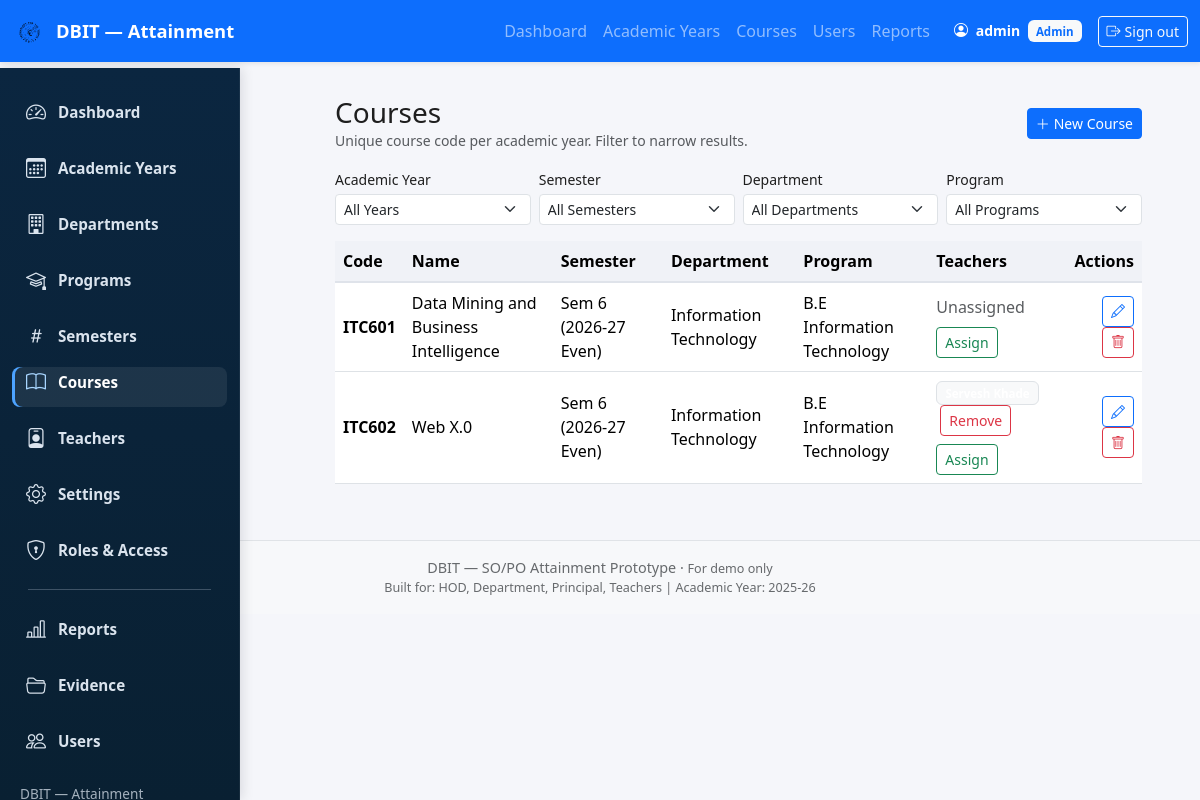
Screenshot of /admin-panel/courses/ (signed in) with the database file from the repository.
### attainment/models.py (models this page shows, shortened)
class UserProfile(models.Model):
    user = models.OneToOneField(User, on_delete=models.CASCADE, related_name="profile")
    role = models.CharField(max_length=10, choices=Role.choices, default=Role.TEACHER)
    department = models.ForeignKey(
        "Department", on_delete=models.SET_NULL,
        null=True, blank=True, related_name="user_profiles"
    )
    deleted_at = models.DateTimeField(null=True, blank=True)

class Course(models.Model):
    code = models.CharField(max_length=20)
    name = models.CharField(max_length=200)
    department = models.ForeignKey(
        Department, on_delete=models.CASCADE, related_name="courses"
    )
    academic_year = models.ForeignKey(
        AcademicYear, on_delete=models.CASCADE, null=True, blank=True
    )
    semester = models.ForeignKey(
        Semester, on_delete=models.CASCADE,
        null=True, blank=True, related_name="courses"
    )
    program = models.ForeignKey(
        Program, on_delete=models.CASCADE,
        null=True, blank=True, related_name="courses"
    )

class Semester(models.Model):
    number = models.IntegerField()
    type = models.CharField(max_length=4, choices=SemesterType.choices)
    academic_year = models.ForeignKey(
        AcademicYear, on_delete=models.CASCADE, related_name="semesters"
    )
    is_locked = models.BooleanField(default=False)

class AcademicYear(models.Model):
    name = models.CharField(max_length=20, unique=True)
    is_active = models.BooleanField(default=False)

class Department(models.Model):
    name = models.CharField(max_length=100, unique=True)
    is_first_year = models.BooleanField(default=False)

class Program(models.Model):
    name = models.CharField(max_length=200)
    department = models.ForeignKey(
        Department, on_delete=models.CASCADE, related_name="programs"
    )

class TeacherCourseAssignment(models.Model):
    teacher = models.ForeignKey(
        User, on_delete=models.CASCADE, related_name="teaching"
    )
    course = models.ForeignKey(
        Course, on_delete=models.CASCADE, related_name="teachers"
    )

### attainment/admin_views.py (the view)
# urls.py: path('admin-panel/courses/', av.admin_courses, name="admin_courses"),
@login_required
@role_required('ADMIN')
def admin_courses(request):
    f_ay = request.GET.get("ay")
    f_sem = request.GET.get("sem")
    f_dept = request.GET.get("dept")
    f_prog = request.GET.get("prog")
    courses = Course.objects.select_related(
        "semester", "semester__academic_year", "department", "program"
    )
    if f_ay:
        courses = courses.filter(semester__academic_year_id=f_ay)
    if f_sem:
        courses = courses.filter(semester_id=f_sem)
    if f_dept:
        courses = courses.filter(department_id=f_dept)
    if f_prog:
        courses = courses.filter(program_id=f_prog)
    courses = courses.order_by("code")
    academic_years = AcademicYear.objects.all().order_by("-is_active", "-name")
    semesters = Semester.objects.select_related("academic_year").order_by("academic_year__name", "number")
    departments = Department.objects.all().order_by("name")
    programs = Program.objects.select_related("department").order_by("department__name", "name")
    if f_ay:
        semesters = semesters.filter(academic_year_id=f_ay)
    teachers = User.objects.filter(profile__role=Role.TEACHER, is_active=True).order_by('first_name', 'last_name', 'username')
    return render(request, "admin_panel/courses.html", {
        "courses": courses,
        "academic_years": academic_years,
        "semesters": semesters,
        "departments": departments,
        "programs": programs,
        "teachers": teachers,
        "f_ay": int(f_ay) if f_ay else None,
        "f_sem": int(f_sem) if f_sem else None,
        "f_dept": int(f_dept) if f_dept else None,
        "f_prog": int(f_prog) if f_prog else None,
    })

### attainment/utils/rbac.py (called while the page is built)
def role_required(*allowed_roles):
    def decorator(view_func):
        @wraps(view_func)
        def _wrapped(request, *args, **kwargs):
            profile = getattr(request.user, "profile", None)
            if profile is None or profile.role not in allowed_roles:
                html = render_to_string("403.html", request=request)
                return HttpResponseForbidden(html)
            return view_func(request, *args, **kwargs)
        return _wrapped
    return decorator

### templates/admin_panel/courses.html (shortened to what this page needs)
{% extends "base.html" %}
{% block content %}
<div class="row">
  <div class="col-md-3">{% include "components/sidebar_admin.html" %}</div>
  <div class="col-md-9">
    <div class="d-flex justify-content-between align-items-center mb-3">
      <div>
        <h3 class="mb-0">Courses</h3>
        <div class="text-muted small">Unique course code per academic year. Filter to narrow results.</div>
      </div>
      <button class="btn btn-primary btn-sm" data-bs-toggle="modal" data-bs-target="#createCourseModal">
        <i class="bi bi-plus-lg me-1"></i>New Course
      </button>
    </div>
    <form method="get" class="mb-3" id="filterForm">
      <div class="row g-2 align-items-end">
        <div class="col-md-3">
          <label class="form-label small mb-1">Academic Year</label>
          <select class="form-select form-select-sm" name="ay" id="filterAY" onchange="this.form.submit()">
            <option value="">All Years</option>
          </select>
        </div>
        <div class="col-md-3">
          <label class="form-label small mb-1">Semester</label>
          <select class="form-select form-select-sm" name="sem" onchange="this.form.submit()">
            <option value="">All Semesters</option>
          </select>
        </div>
        <div class="col-md-3">
          <label class="form-label small mb-1">Department</label>
          <select class="form-select form-select-sm" name="dept" onchange="this.form.submit()">
            <option value="">All Departments</option>
          </select>
        </div>
        <div class="col-md-3">
          <label class="form-label small mb-1">Program</label>
          <select class="form-select form-select-sm" name="prog" onchange="this.form.submit()">
            <option value="">All Programs</option>
          </select>
        </div>
      </div>
    </form>
    <div class="table-responsive">
      <table class="table table-hover align-middle">
        <thead class="table-light">
          <tr>
            <th>Code</th>
            <th>Name</th>
            <th>Semester</th>
            <th>Department</th>
            <th>Program</th>
            <th>Teachers</th>
            <th class="text-end">Actions</th>
          </tr>
        </thead>
        <tbody>
          {% for c in courses %}
          <tr>
            <td><strong>{{ c.code }}</strong></td>
            <td>{{ c.name }}</td>
            <td>
              {% if c.semester %}
                Sem {{ c.semester.number }} ({{ c.semester.academic_year.name }})
              {% else %}
                <span class="text-muted">—</span>
              {% endif %}
            </td>
            <td>{{ c.department.name }}</td>
            <td>
              {% if c.program %}{{ c.program.name }}{% else %}<span class="text-muted">—</span>{% endif %}
            </td>
            <td>
              {% with assigns=c.teachers.all %}
                {% if assigns %}
                  {% for a in assigns %}
                    <span class="badge bg-light border">{{ a.teacher.get_full_name|default:a.teacher.username }}</span>
                    <form method="post" action="{% url 'admin_unassign_course_from_teacher' a.teacher.pk c.pk %}" class="d-inline ms-1">
                      <button class="btn btn-sm btn-outline-danger">Remove</button>
                    </form>
                    <br/>
                  {% endfor %}
                {% else %}
                  <span class="text-muted">Unassigned</span>
                {% endif %}
              {% endwith %}
              <div class="mt-2">
                <button class="btn btn-outline-success btn-sm" data-bs-toggle="modal" data-bs-target="#assignTeacherModal{{ c.pk }}">Assign</button>
              </div>
            </td>
            <td class="text-end">
              <button class="btn btn-outline-primary btn-sm" title="Edit"
                      data-bs-toggle="modal" data-bs-target="#editCourseModal{{ c.pk }}">
                <i class="bi bi-pencil"></i>
              </button>
              <button class="btn btn-outline-danger btn-sm" title="Delete"
                      data-bs-toggle="modal" data-bs-target="#deleteCourseModal{{ c.pk }}">
                <i class="bi bi-trash"></i>
              </button>
            </td>
          </tr>
          {% empty %}
          <tr>
            <td colspan="6" class="text-center text-muted py-4">No courses found.</td>
          </tr>
          {% endfor %}
        </tbody>
      </table>
    </div>
  </div>
</div>
{% endblock %}

### templates/base.html (shortened to what this page needs)
{% load static %}
<!doctype html>
<html lang="en">
	<head>
		<link
			href="https://cdn.jsdelivr.net/npm/bootstrap@5.3.2/dist/css/bootstrap.min.css"
			rel="stylesheet"
		/>
		<link
			href="https://cdn.jsdelivr.net/npm/bootstrap-icons@1.11.3/font/bootstrap-icons.css"
			rel="stylesheet"
		/>
		<link rel="stylesheet" href="{% static 'css/styles.css' %}" />
	</head>
	<body>
		<nav
			class="navbar navbar-expand-lg navbar-dark bg-primary fixed-top shadow-sm"
		>
			<div class="container-fluid">
				<a class="navbar-brand d-flex align-items-center" href="/">
					<img
						src="{% static 'images/logo.svg' %}"
						alt="logo"
						width="36"
						height="36"
						class="me-2 rounded"
					/>
					<span>DBIT — Attainment</span>
				</a>
				<div class="collapse navbar-collapse" id="topNav">
					<ul class="navbar-nav ms-auto mb-2 mb-lg-0">
						{% if user.is_authenticated %}
							{% if user.profile.role == 'ADMIN' %}
								<li class="nav-item"><a class="nav-link" href="{% url 'admin_dashboard' %}">Dashboard</a></li>
								<li class="nav-item"><a class="nav-link" href="{% url 'admin_academic_years' %}">Academic Years</a></li>
								<li class="nav-item"><a class="nav-link" href="{% url 'admin_courses' %}">Courses</a></li>
								<li class="nav-item"><a class="nav-link" href="{% url 'admin_users' %}">Users</a></li>
								<li class="nav-item"><a class="nav-link" href="{% url 'attainment_report' %}">Reports</a></li>
							{% elif user.profile.role == 'TEACHER' %}
								<li class="nav-item"><a class="nav-link" href="{% url 'teacher_dashboard' %}">Dashboard</a></li>
							{% endif %}
						{% else %}
							<li class="nav-item"><a class="nav-link" href="{% url 'login' %}">Sign in</a></li>
						{% endif %}
					</ul>
					<div class="d-flex align-items-center ms-3">
						{% if user.is_authenticated %}
							<div class="text-white me-2 small">
								<i class="bi bi-person-circle me-1"></i>
								<strong>{{ user.get_full_name|default:user.username }}</strong>
								{% if user.profile %}
									<span class="badge bg-light text-primary ms-1">{{ user.profile.get_role_display }}</span>
								{% endif %}
							</div>
							<a class="btn btn-outline-light btn-sm ms-2" href="{% url 'logout' %}">
								<i class="bi bi-box-arrow-right me-1"></i>Sign out
							</a>
						{% else %}
							<a class="btn btn-outline-light btn-sm ms-2" href="{% url 'login' %}">
								<i class="bi bi-box-arrow-in-right me-1"></i>Sign in
							</a>
						{% endif %}
					</div>
				</div>
			</div>
		</nav>
		<main class="container-fluid">
			<div class="row g-0">
				<div class="col">
					<div class="container py-4">
						<div class="main-content">
							{% block content %}{% endblock %}
						</div>
					</div>
				</div>
			</div>
		</main>
		<footer
			class="bg-light text-center text-muted py-3 border-top mt-auto app-footer"
		>
			<div class="container">
				<div>
					DBIT — SO/PO Attainment Prototype &middot;
					<small>For demo only</small>
				</div>
				<div class="small">
					Built for: HOD, Department, Principal, Teachers | Academic Year:
					<span id="footer-year">2025-26</span>
				</div>
			</div>
		</footer>
	</body>
</html>

### static/css/styles.css (style rules this page uses)
:root { --sidebar-width: 240px; --navbar-height: 68px; --sidebar-bg-top: #0b2640; --sidebar-bg-bottom: #092032; --sidebar-text: rgba(230,238,248,0.95); --sidebar-text-muted: rgba(230,238,248,0.70); --sidebar-hover: rgba(255,255,255,0.06); }
html, body { height: 100%; overflow-x: hidden; background: #f5f6fa; font-family: system-ui, -apple-system, "Segoe UI", Roboto, "Helvetica Neue", Arial; color: #1e1e1e; }
body { padding-top: var(--navbar-height); }
.main-content { padding: 1rem; }
.table thead th { background: #f0f2f7; border-bottom: 2px solid #dfe3ea; font-weight: 600; }
.badge { font-size: 0.72rem; padding: 0.45em 0.7em; }
.navbar { box-shadow: 0 1px 4px rgba(0,0,0,0.08); }
.navbar-brand { font-size: 1.15rem; font-weight: 600; }

### templates/base.html (style rules this page uses)
body { padding-top: 0px; }
main { padding-top: 56px; }
.app-footer { font-size: 0.9rem; opacity: 0.9; }

### rows the page displays
Course: code "ITC601", name "Data Mining and Business Intelligence", semester.number "6", semester.academic_year.name "2026-27 Even", department.name "Information Technology", program.name "B.E Information Technology", shows "Unassigned"
Course: code "ITC602", name "Web X.0", semester.number "6", semester.academic_year.name "2026-27 Even", department.name "Information Technology", program.name "B.E Information Technology"

### other values shown
{{ user.get_full_name|default:user.username }} "admin"
{{ user.profile.get_role_display }} "Admin"
